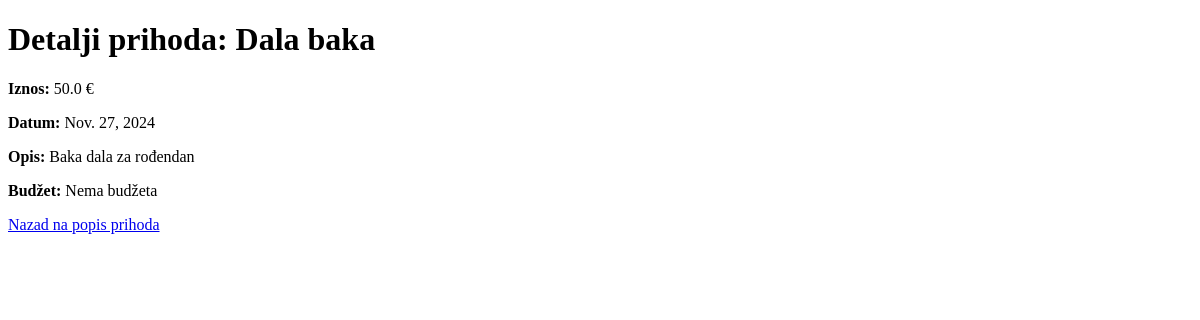
Before: /main/prihod/Dala baka/ with the older database file.
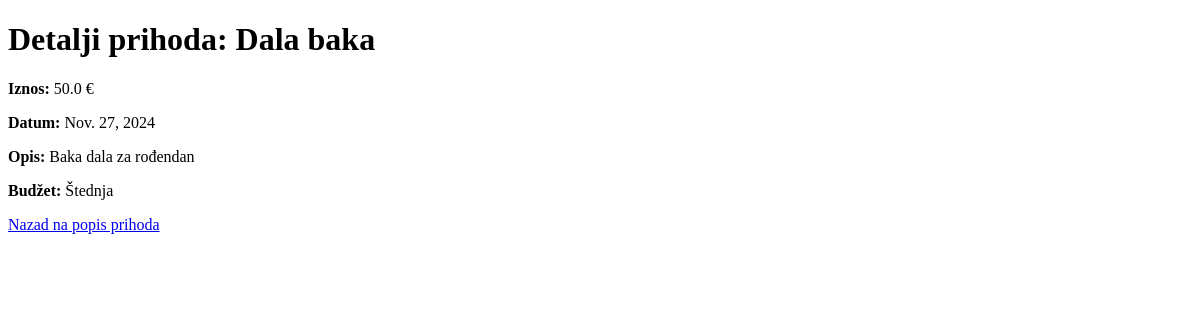
After: the same page with the newer database file.
### main/models.py (models this page shows, shortened)
class Prihod(models.Model):
    naziv = models.CharField(max_length=30)
    iznos = models.FloatField()
    datum = models.DateField()
    opis = models.TextField()
    budzet = models.ForeignKey(Budzet, on_delete=models.SET_NULL, null=True, blank=True)

class Budzet(models.Model):
    naziv = models.CharField(max_length=30)
    iznos = models.FloatField()
    datum = models.DateField()
    opis = models.TextField()
    tag = models.OneToOneField('Tag', on_delete=models.SET_NULL, null=True, blank=True, related_name='budzet')

### main/views.py (the view)
# urls.py: path('prihod/<str:naziv>/', PrihodDetailView.as_view(), name='prihod_detail'),
class PrihodDetailView(DetailView):
    model = Prihod
    template_name = 'main/prihod_detail.html'
    context_object_name = 'prihod'
    def get_object(self):
        return get_object_or_404(Prihod, naziv=self.kwargs['naziv'])

### main/templates/main/prihod_detail.html (shortened to what this page needs)
<!DOCTYPE html>
<html lang="hr">
<head>
</head>
<body>
    <h1>Detalji prihoda: {{ prihod.naziv }}</h1>
    <p><strong>Iznos:</strong> {{ prihod.iznos }} €</p>
    <p><strong>Datum:</strong> {{ prihod.datum }}</p>
    <p><strong>Opis:</strong> {{ prihod.opis }}</p>
    <p><strong>Budžet:</strong> {% if prihod.budzet %}{{ prihod.budzet.naziv }}{% else %}Nema budžeta{% endif %}</p>
    <a href="{% url 'prihod_list' %}">Nazad na popis prihoda</a>
</body>
</html>

Changed rows visible on the page:
changed Prihod "Dala baka": budzet.naziv (not shown) → "Štednja"
Other visible differences:
text no longer shown: "Nema budžeta"
